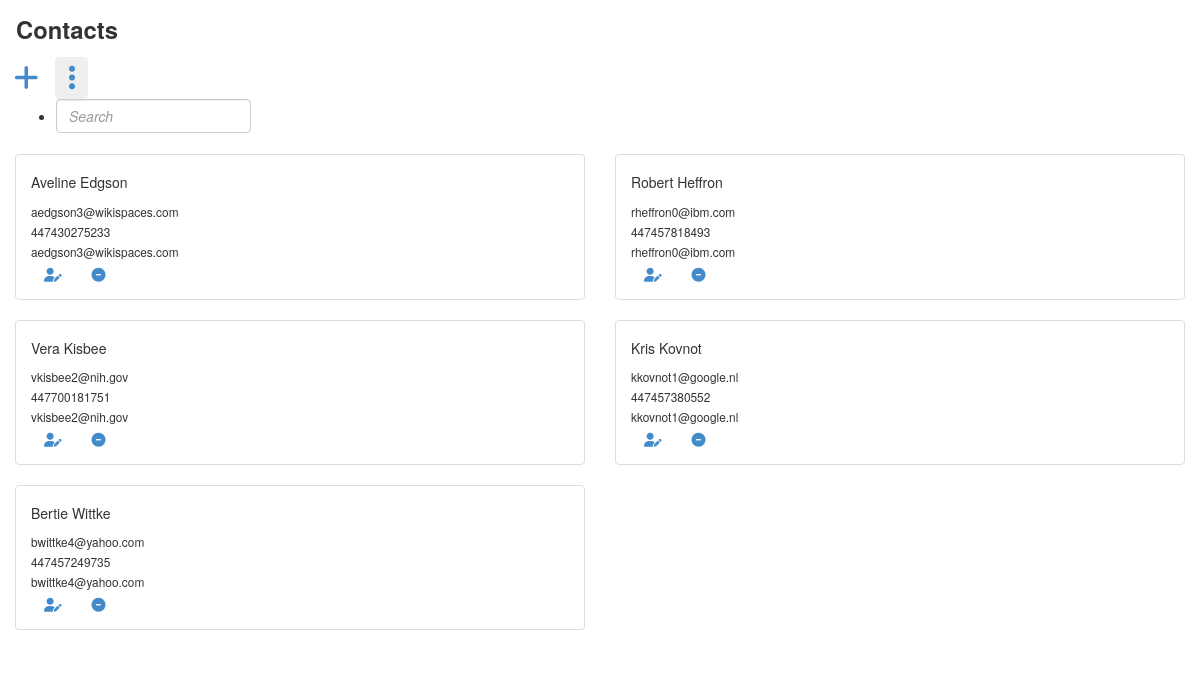
The page / on the database its author committed.
### tables this page shows
CREATE TABLE IF NOT EXISTS `contacts` (
  `id` int(11) NOT NULL AUTO_INCREMENT,
  `firstName` varchar(50) DEFAULT NULL,
  `lastName` varchar(50) DEFAULT NULL,
  `email` varchar(50) DEFAULT NULL,
  `phone` varchar(12) DEFAULT NULL,
  PRIMARY KEY (`id`)
);

### libs/php/getAllContacts.php (called while the page is built, shortened)
<?php
include("connectToDatabase.php");
$query = "SELECT `id`, `firstName`, `lastName`, `email`, `phone` FROM `contacts` ORDER BY `lastName`, `firstName`";
$result = $conn->query($query);
?>

### index.php (the view, shortened to what this page needs)
<?php
include("./libs/php/getAllContacts.php");
?>
<!DOCTYPE html>
<html lang="en">
<head>
    <link rel="stylesheet" href="./node_modules/bootstrap/dist/css/bootstrap.min.css">
    <link rel="stylesheet" href="./node_modules/bs4-toast/dist/toast.min.css" />
    <link rel="stylesheet" href="./libs/css/styles.css">
</head>
<body class="bg-light">
    <nav class="navbar navbar-fill sticky-top navbar-light bg-light">
        <h5 class="title">Contacts</h5>
        <a class="btn" href="#" role="button" id="add-contact" data-toggle="modal" data-target="#add-contact-modal"><i class="fas fa-plus fa-2x"></i></a>
        <button class="btn navbar-toggler fas fa-ellipsis-v fa-2x" type="button" data-toggle="collapse" data-target="#navbarSupportedContent" aria-controls="navbarSupportedContent" aria-expanded="false" aria-label="Toggle navigation">
        </button>
        <div class="collapse navbar-collapse" id="navbarSupportedContent">
            <ul class="navbar-nav mr-auto">
                <li class="nav-item dropdown ">
                  <form class="form my-2 my-lg-0">
                      <input class="form-control mr-sm-2" id="contact-search" type="search" placeholder="Search" aria-label="Search">
                    </form>
              </li>
            </ul>
        </nav>
    <div class="container-fluid">
        <div class="container-fluid">
            <div class="row ml-1 mr-1">
            <div class="col bg-light">
              <div class="row display-contact">
              <?php while($row=$result->fetch_object()) { ?>
              <div class="col-xs-12 col-sm-6 col-md-6 col-xl-4">
              <div class="card mb-1">
              <div class="card-body">
                <div class="list-group mt-1">
              <div class="list-group-item bg-white mt-1 mb-1">
                <div class="d-flex w-100 justify-content-between text-break">
                <div class="flex-grow-1 align-self-center">
                  <h5 class="card-title font-weight-bold text-body">
                  <?php echo $row->firstName; ?>
                  <?php echo $row->lastName; ?>
                  </h5>
                  <small class="card-subtitle"><?php echo $row->email; ?></small> <br />
                  <small><?php if ( $row->phone == "" ) { echo "N/A"; } else { echo $row->phone; }?></small> <br />
                  <small><?php if ( $row->email == "" ) { echo "N/A"; } else { echo $row->email; }; ?></small> <br />
                </div>
                </div>
                <a href="#" role="button" class="edit-contact" data-contactid="<?php echo $row->id ?>" data-toggle="modal" data-target="#edit-contact-modal">
                <i class="btn fas fa-user-edit float-right text-body"></i>
              </a>
                <a href="#" role="button" class="delete-contact" data-contactid="<?php echo $row->id ?>" data-toggle="modal" data-target="#delete-contact-modal" >
                <i class="btn fas fa-minus-circle float-right text-body"></i>
              </a>
              </div>
              </div>
              </div>
              </div>
              </div>
              <?php }
              ?>
            </div>
            </div>
            </div>
            </div>
            </div>
</body>
</html>

### libs/css/styles.css (style rules this page uses)
.btn { color: #428bca !important; }
.title { font-size: 1.7em; font-weight: bold; padding: 5px 15px; }
@media (min-width: 768px) { #contact-search { width: 100% !important; } }
@media (min-width: 992px) { #contact-search { width: 100% !important; } }
@media (min-width: 1200px) { #contact-search { width: 100% !important; } }

### rows shown on the page
contacts: firstName "Aveline", lastName "Edgson", email "aedgson3@wikispaces.com", phone "447430275233"
contacts: firstName "Robert", lastName "Heffron", email "rheffron0@ibm.com", phone "447457818493"
contacts: firstName "Vera", lastName "Kisbee", email "vkisbee2@nih.gov", phone "447700181751"
contacts: firstName "Kris", lastName "Kovnot", email "kkovnot1@google.nl", phone "447457380552"
contacts: firstName "Bertie", lastName "Wittke", email "bwittke4@yahoo.com", phone "447457249735"
